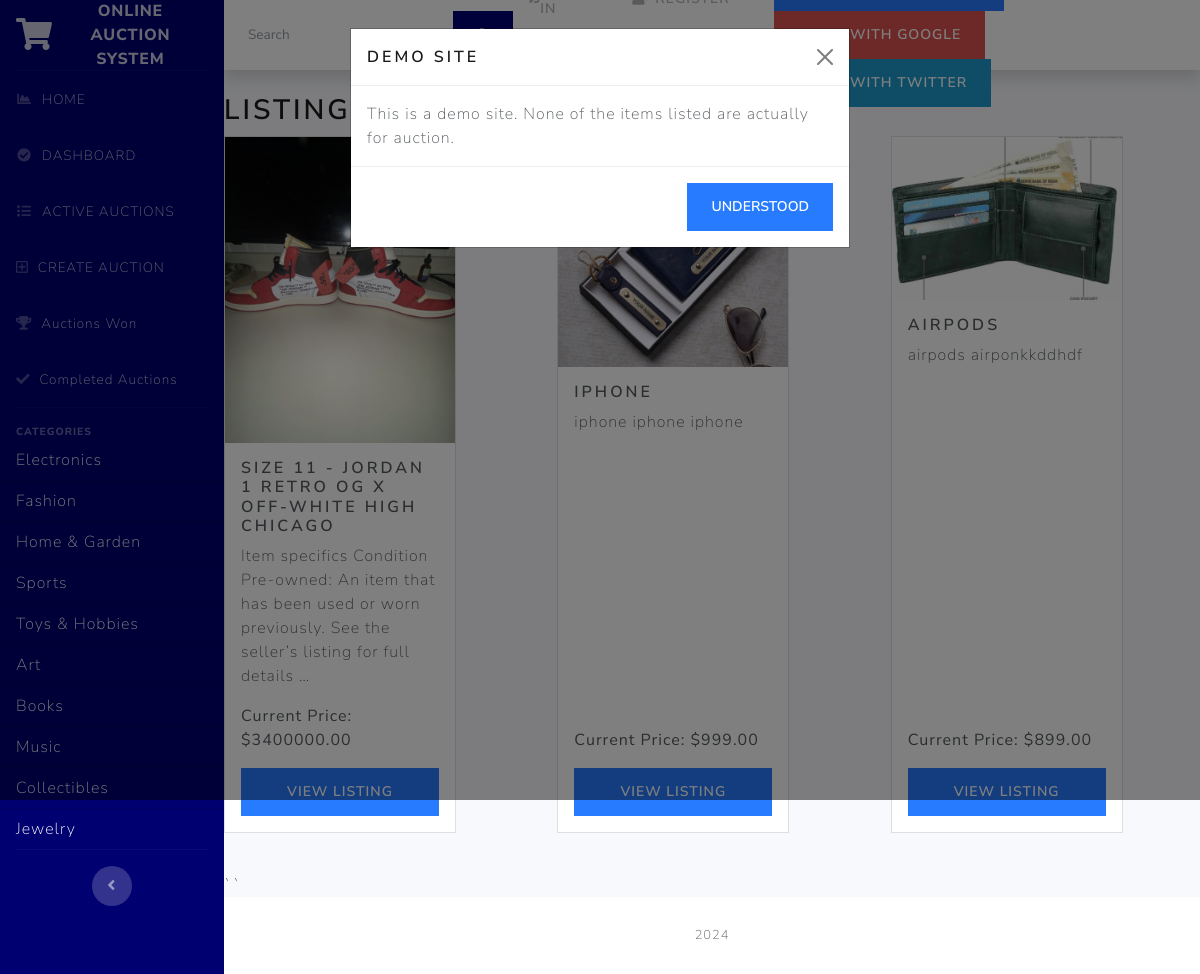
Page /category/Fashion/ on the committed database.
### auctions/models.py (models this page shows, shortened)
class Category(models.Model):
    name = models.CharField(max_length=100, unique=True)
    facebook_id = models.CharField(max_length=50, blank=True, null=True)
    google_id = models.CharField(max_length=50, blank=True, null=True)
    twitter_id = models.CharField(max_length=50, blank=True, null=True)
    class Meta:
        verbose_name_plural = "Categories"

class AuctionListing(models.Model):
    title = models.CharField(max_length=64)
    description = CKEditor5Field(config_name='extends')
    starting_bid = models.DecimalField(max_digits=10, decimal_places=2)
    current_price = models.DecimalField(max_digits=10, decimal_places=2)
    image_url = models.URLField(blank=True)
    main_image = models.ImageField(
        upload_to='auction_images/', blank=True, null=True)
    category = models.ForeignKey(
        'Category', on_delete=models.SET_NULL, null=True, blank=True)
    created_by = models.ForeignKey(
        User, on_delete=models.CASCADE, related_name="created_listings")
    created_at = models.DateTimeField(auto_now_add=True)
    is_active = models.BooleanField(default=True)
    end_date = models.DateTimeField(
        default=timezone.now() + timezone.timedelta(days=7))
    buy_it_now_price = models.DecimalField(
        max_digits=10, decimal_places=2, null=True, blank=True)
    payment_received = models.BooleanField(default=False)
    winner = models.ForeignKey(
        User, on_delete=models.SET_NULL, null=True, blank=True, related_name='won_auctions')

### auctions/views.py (the view)
# urls.py: path("category/<str:category_name>/", views.category, name="category"),
def category(request, category_name):
    category = get_object_or_404(Category, name=category_name)
    listings = AuctionListing.objects.filter(category=category, is_active=True)
    return render(request, "auctions/category.html", {
        "category": category,
        "listings": listings
    })

### auctions/templates/auctions/category.html (shortened to what this page needs)
{% extends "auctions/layout.html" %} {% block body %}
<h2>Listings in {{ category.name }}</h2>
{% if listings %}
<div class="row">
  {% for listing in listings %}
  <div class="col-md-4 mb-4">
    <div
      class="card"
      style="height: 100%; width: 75%; display: flex; justify-content: center"
    >
      <div
        class="card-img-top-wrapper"
        style="overflow: hidden; display:flex, justify-content:center; position:relative"
      >
        {% if listing.main_image %}
        <img
          src="{{ listing.main_image.url }}"
          class="card-img-top img-fluid"
          alt="{{ listing.title }}"
          style="object-fit: cover; height: 100%; width: 100%"
        />
        {% endif %}
      </div>
      <div class="card-body d-flex flex-column">
        <h5 class="card-title">{{ listing.title }}</h5>
        <p class="card-text flex-grow-1">
          {{ listing.description|truncatewords:20 }}
        </p>
        <p class="card-text">
          <strong>Current Price: ${{ listing.current_price }}</strong>
        </p>
        <a href="{% url 'listing' listing.id %}" class="btn btn-primary mt-auto"
          >View Listing</a
        >
      </div>
    </div>
  </div>
  {% endfor %}
</div>
{% else %}
<p>No active listings in this category.</p>
{% endif %} {% endblock %}

### auctions/templates/auctions/layout.html (shortened to what this page needs)
{% load static %}
<!DOCTYPE html>
<html lang="en">
  <head>
    <link
      href="https://cdnjs.cloudflare.com/ajax/libs/font-awesome/5.15.3/css/all.min.css"
      rel="stylesheet"
    />
    <link
      href="https://cdn.jsdelivr.net/npm/bootstrap-icons@1.5.0/font/bootstrap-icons.css"
      rel="stylesheet"
    />
    <link href='{% static "auctions/bootstrap.min.css" %}' rel="stylesheet" />
    <link href='{% static "auctions/styles.css" %}' rel="stylesheet" />
  </head>
  <body id="page-top">
    <div id="wrapper">
      <ul
        class="navbar-nav bg-primary sidebar sidebar-dark accordion"
        id="accordionSidebar"
        style="background: #000071 !important"
      >
        <a
          class="sidebar-brand d-flex align-items-center justify-content-center"
          href="{% url 'index' %}"
        >
          <div class="sidebar-brand-icon">
            <i class="fas fa-shopping-cart"></i>
          </div>
          <div class="sidebar-brand-text mx-3">Online Auction System</div>
        </a>
        <hr class="sidebar-divider my-0" />
        <li class="nav-item">
          <a class="nav-link" href="{% url 'index' %}">
            <i class="fas fa-fw fa-chart-area"></i>
            <span>HOME</span>
          </a>
        </li>
        <li class="nav-item">
          <a class="nav-link" href="{% url 'dashboard' %}">
            <i class="fas fa-fw fa-check-circle"></i>
            <span>DASHBOARD</span>
          </a>
        </li>
        <li class="nav-item">
          <a class="nav-link" href="{% url 'active_auctions_view' %}">
            <i class="fas fa-fw fa-list"></i>
            <span>ACTIVE AUCTIONS</span>
          </a>
        </li>
        <li class="nav-item">
          <a class="nav-link" href="{% url 'create_listing' %}">
            <i class="far fa-plus-square"></i>
            <span>CREATE AUCTION</span>
          </a>
        </li>
        <li class="nav-item">
          <a class="nav-link" href="{% url 'auctions_won' %}">
            <i class="fas fa-trophy"></i>
            <span>Auctions Won</span>
          </a>
        </li>
        <li class="nav-item">
          <a class="nav-link" href="{% url 'completed_auctions' %}">
            <i class="fas fa-check"></i>
            <span>Completed Auctions</span>
          </a>
        </li>
        <hr class="sidebar-divider" />
        {% block categories %}
        <div class="sidebar-heading">Categories</div>
        <div class="list-group list-group-flush">
          {% for category in sidebar_categories %}
          <a
            href="{% url 'category' category.name %}"
            class="list-group-item list-group-item-action bg-transparent text-light"
          >
            {{ category.name }}
          </a>
          {% endfor %}
        </div>
        {% endblock %}
        <hr class="sidebar-divider d-none d-md-block" />
        <div class="text-center d-none d-md-inline">
          <button class="rounded-circle border-0" id="sidebarToggle"></button>
        </div>
      </ul>
      <div id="content-wrapper" class="d-flex flex-column">
        <div id="content">
          <nav
            class="navbar navbar-expand navbar-light bg-white topbar mb-4 static-top shadow"
            style="display: flex"
          >
            <form
              class="d-none d-sm-inline-block form-inline mr-auto ml-md-3 my-2 my-md-0 mw-100 navbar-search"
            >
              <div class="input-group">
                <input
                  type="text"
                  class="form-control bg-light border-0 small"
                  placeholder="Search"
                  aria-label="Search"
                  aria-describedby="basic-addon2"
                />
                <div class="input-group-append">
                  <button class="btn btn-primary" type="button">
                  </button>
                </div>
              </div>
            </form>
            <ul class="navbar-nav ml-auto">
              {% if user.is_authenticated %}
              <li class="nav-item dropdown no-arrow mx-1">
                <a
                  class="nav-link dropdown-toggle"
                  href="#"
                  id="alertsDropdown"
                  role="button"
                  data-bs-toggle="dropdown"
                  aria-haspopup="true"
                  aria-expanded="false"
                >
                  <i class="fas fa-bell fa-fw fa-lg"></i>
                  <span class="badge rounded-pill bg-danger badge-counter"
                    >{{ recent_activities|length }}</span
                  >
                </a>
                <div
                  class="dropdown-list dropdown-menu dropdown-menu-right shadow animated--grow-in"
                  aria-labelledby="alertsDropdown"
                >
                  <h6 class="dropdown-header">Recent Activity</h6>
                  {% for activity in recent_activities|slice:":5" %}
                  <a
                    class="dropdown-item d-flex align-items-center"
                    href="{{ activity.link }}"
                  >
                    <div class="mr-3">
                      <div class="icon-circle bg-{{ activity.icon_color }}">
                        <i class="fas {{ activity.icon }} text-white"></i>
                      </div>
                    </div>
                    <div>
                      <div class="small text-gray-500">
                        {{ activity.timestamp|date:"F d, Y" }}
                      </div>
                      <span class="font-weight-bold"
                        >{{ activity.description }}</span
                      >
                    </div>
                  </a>
                  {% empty %}
                  <a
                    class="dropdown-item text-center small text-gray-500"
                    href="#"
                    >No recent activity</a
                  >
                  {% endfor %}
                  <a
                    class="dropdown-item text-center small text-gray-500"
                    href="{% url 'profile' %}"
                    >Show All Activity</a
                  >
                </div>
              </li>
              <li class="nav-item dropdown no-arrow mx-1">
                <a
                  class="nav-link dropdown-toggle"
                  href="#"
                  id="messagesDropdown"
                  role="button"
                  data-bs-toggle="dropdown"
                  aria-haspopup="true"
                  aria-expanded="false"
                >
                  <i class="fas fa-envelope fa-fw fa-lg"></i>
                  <span class="badge rounded-pill bg-danger badge-counter"
                    >5+</span
                  >
                </a>
                <div
                  class="dropdown-list dropdown-menu dropdown-menu-right shadow animated--grow-in"
                  aria-labelledby="messagesDropdown"
                >
                  <h6 class="dropdown-header">Message Center</h6>
                  <a class="dropdown-item d-flex align-items-center" href="#">
                  </a>
                  <a
                    class="dropdown-item text-center small text-gray-500"
                    href="{% url 'inbox' %}"
                    >Read More Messages</a
                  >
                </div>
              </li>
              <div class="topbar-divider d-none d-sm-block"></div>
              <li class="nav-item dropdown no-arrow">
                <a
                  class="nav-link dropdown-toggle"
                  href='{% url "inbox" %}'
                  id="userDropdown"
                  role="button"
                  data-bs-toggle="dropdown"
                  aria-haspopup="true"
                  aria-expanded="false"
                >
                  <span class="mr-2 d-none d-lg-inline text-gray-600 small"
                    >{{ user.username }}</span
                  >
                  <img
                    class="img-profile rounded-circle"
                    style="width: 20px"
                    src='{% static "auctions/images/default_profile.webp" %}'
                  />
                </a>
                <div
                  class="dropdown-menu dropdown-menu-right shadow animated--grow-in"
                  aria-labelledby="userDropdown"
                >
                  <a class="dropdown-item" href='{% url "profile" %}'>
                    <i class="fas fa-user fa-sm fa-fw mr-2 text-gray-400"></i>
                    Profile
                  </a>
                  <a class="dropdown-item" href='{% url "inbox" %}'>
                    <i
                      class="fas fa-envelope fa-sm fa-fw mr-2 text-gray-400"
                    ></i>
                    Messages
                  </a>
                  <div class="dropdown-divider"></div>
                  <form
                    action="{% url 'logout' %}"
                    method="post"
                    id="logout-form"
                  >
                    {% csrf_token %}
                    <a
                      class="dropdown-item"
                      href="#"
                      onclick="document.getElementById('logout-form').submit();"
                    >
                      <i
                        class="fas fa-sign-out-alt fa-sm fa-fw mr-2 text-gray-400"
                      ></i>
                      Logout
                    </a>
                  </form>
                </div>
              </li>
              {% else %}
              <li class="nav-item">
                <a class="nav-link" href='{% url "login" %}'>
                  <i class="fas fa-sign-in-alt"></i>&nbsp;Log In
                </a>
              </li>
              <li class="nav-item">
                <a class="nav-link" href='{% url "register" %}'>
                  <i class="fas fa-user-plus"></i>&nbsp;Register
                </a>
              </li>
              <div class="social-login">
                <a href="{% url 'social:begin' 'facebook' %}" class="btn btn-primary">Login with Facebook</a>
                <a href="{% url 'social:begin' 'google-oauth2' %}" class="btn btn-danger">Login with Google</a>
                <a href="{% url 'social:begin' 'twitter' %}" class="btn btn-info">Login with Twitter</a>
              </div>
              {% endif%}
            </ul>
          </nav>
         {% block body %} {%endblock%}
          <div class="container-fluid px-4 py-2">
          </div>
          ``
        </div>
        <footer class="sticky-footer bg-white">
          <div class="container my-auto">
            <div class="copyright text-center my-auto">
              <span>  {% now "Y" %}</span>
            </div>
          </div>
        </footer>
      </div>
    </div>
    <div
      class="modal fade"
      id="demoModal"
      tabindex="-1"
      aria-labelledby="demoModalLabel"
      aria-hidden="true"
    >
      <div class="modal-dialog">
        <div class="modal-content">
          <div class="modal-header">
            <h5 class="modal-title" id="demoModalLabel">Demo Site</h5>
            <button
              type="button"
              class="btn-close"
              data-bs-dismiss="modal"
              aria-label="Close"
            ></button>
          </div>
          <div class="modal-body">
            This is a demo site. None of the items listed are actually for
            auction.
          </div>
          <div class="modal-footer">
            <button
              type="button"
              class="btn btn-primary"
              data-bs-dismiss="modal"
            >
              Understood
            </button>
          </div>
        </div>
      </div>
    </div>
  </body>
</html>

### rows in the picture
Category: name "Electronics"
Category: name "Fashion"
Category: name "Home & Garden"
Category: name "Sports"
Category: name "Toys & Hobbies"
Category: name "Art"
Category: name "Books"
Category: name "Music"
Category: name "Collectibles"
Category: name "Jewelry"
AuctionListing: main_image (picture), title "SIZE 11 - JORDAN 1 RETRO OG X OFF-WHITE HIGH CHICAGO", description "Item specifics Condition Pre-owned: An item that has been used or worn previously. See the seller’s listing for full details …", current_price "3400000.00"
AuctionListing: main_image (picture), title "IPHONE", description "iphone iphone iphone", current_price "999.00"
AuctionListing: main_image (picture), title "AIRPODS", description "airpods airponkkddhdf", current_price "899.00"
